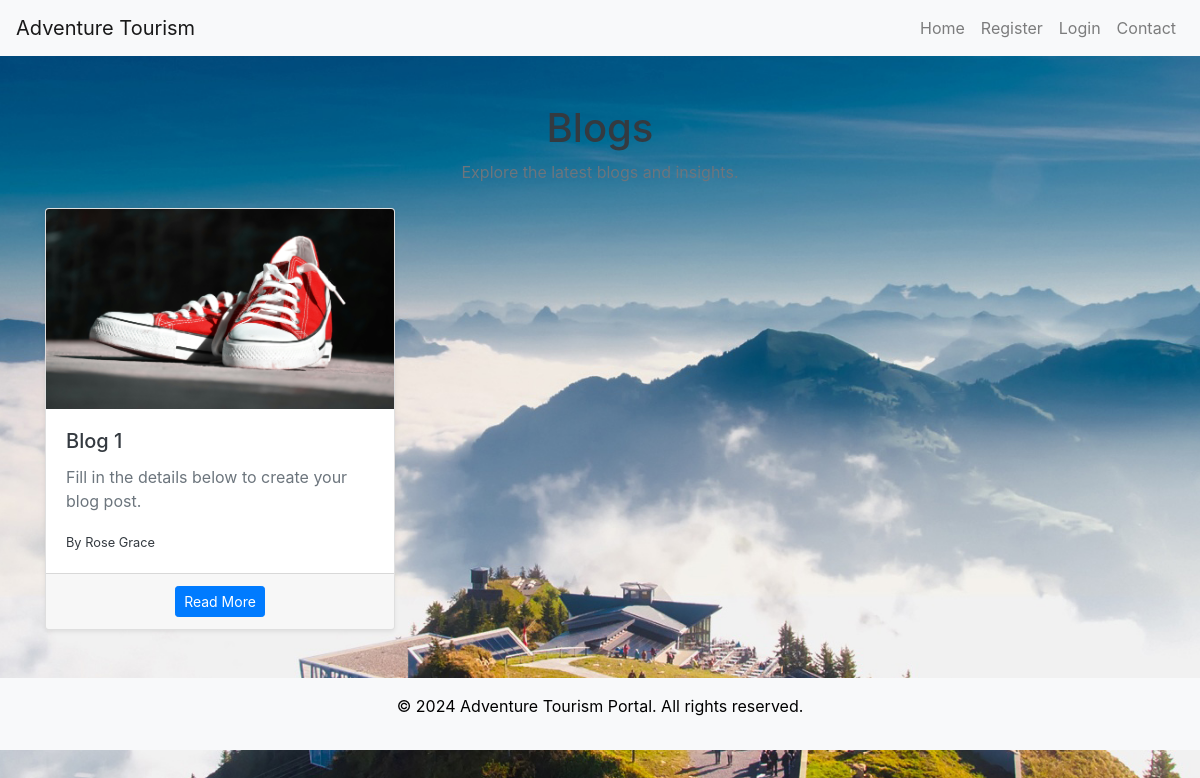
Page /Tour/blogs/ on the committed database.
### Manager/models.py (models this page shows, shortened)
class Blog(models.Model):
    title = models.CharField(max_length=200)
    image = models.ImageField(upload_to='media/manager/', blank=True, null=True)
    content = models.TextField(null=True, blank=True)
    author_name = models.CharField(max_length=100)
    created_at = models.DateTimeField(auto_now_add=True)
    updated_at = models.DateTimeField(auto_now=True)

### Tour/views.py (the view)
# urls.py: path('blogs/', views.blogs, name='blogs'),
def blogs(request):
    blogs = Blog.objects.all().order_by('created_at')
    return render(request, 'tour/blogs_list.html', {'blogs': blogs})

### Templates/tour/blogs_list.html
{% extends 'user/base.html' %}
{% load static %}
{% block content %}
<div class="container mt-5 mb-5">
        <div class="text-center mb-4">
            <h1 class="display-5 text-dark">Blogs</h1>
            <p class="text-muted">Explore the latest blogs and insights.</p>
        </div>
        <div class="row g-4">
            {% for blog in blogs %}
            <div class="col-md-4">
                <div class="card h-100 shadow-sm">
                    {% if blog.image %}
                    <img src="{{ blog.image.url }}" class="card-img-top" alt="{{ blog.title }}" style="max-height: 200px; object-fit: cover;">
                    {% endif %}
                    <div class="card-body text-dark">
                        <h5 class="card-title">{{ blog.title }}</h5>
                        <p class="card-text text-dark text-muted">
                            {{ blog.content|truncatewords:20 }}
                        </p>
                        <p class="card-text text-dark"><small class="text-dark">By {{ blog.author_name }}</small></p>
                    </div>
                    <div class="card-footer text-center">
                        <a href="{% url 'Tour:blog_detail' blog.id %}" class="btn btn-primary btn-sm">Read More</a>
                    </div>
                </div>
            </div>
            {% empty %}
            <div class="col-12 text-center">
                <p class="text-muted">No blogs available at the moment.</p>
            </div>
            {% endfor %}
        </div>
    </div>
{% endblock %}

### static/css/style.css (style rules this page uses)
body { background: url('static/images/slider1.jpg') no-repeat center center fixed; background-size: cover; color: white; }

### rows in the picture
Blog: image (picture), title "Blog 1", content "Fill in the details below to create your blog post.", author_name "Rose Grace"
